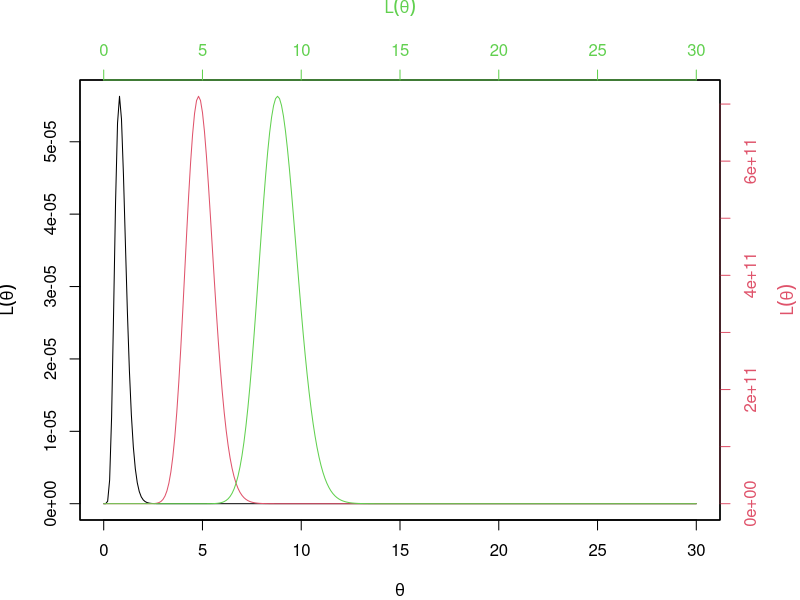

The R source for this figure:
y1 <- c(5, 0, 3, 2, 1, 2, 1, 1, 2, 1)

y2 <- y1+3; y3 <- y1+7;

lik.pois <- function(lambda, dados) {
  loglik <- function(theta, y) {
    logl <- sum(y)*log(theta) - length(y)*theta
    exp(logl)
  }
  sapply(lambda, loglik, y = dados)
}

ver.poi <- function(y) exp(-n*theta)*(theta*n)^sum(y)/prod(fatorial(y))

theta <- seq(0, 30, 0.1)


loglik <- sapply(theta, lik.pois, dados = rpois(10,1))

par(mar = c(4,4,4,4))
plot(theta, loglik, type = 'l',
     xlab = expression(theta),
     ylab = expression(L(theta)))
par(new=T)

loglik <- sapply(theta, lik.pois, dados = y2)
plot(theta, loglik,
     type ="l", axes = F,
     frame = T, ann = F, col =2)
axis(4, col.axis = 2, col =2)
mtext(expression(L(theta)),side =4, line =3, col =2)
par(new=T)

loglik <- sapply(theta, lik.pois, dados = y3)
plot(theta, loglik,
     type ="l", axes = F,
     frame = T, ann = F, col = 3)
axis(3, col.axis = 3, col = 3)
mtext(expression(L(theta)),side =3, line =3, col =3)

